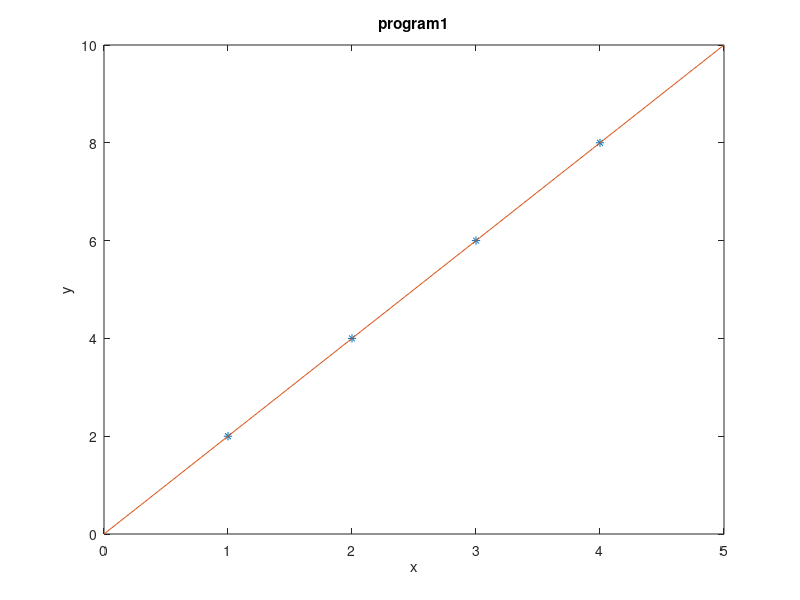

This chart was generated by the following MATLAB code:
% 1 Construct the design matrix A and the target vector B
A = [1 1; 2 1; 3 1; 4 1];
B = [2; 4; 6; 8];

% 2 Compute the normal equations: ATAx = ATb.
ATA = A.' * A;
ATb = A.' * B;

% 3 Solve for x using matrix inversion and multiplication:
% x = (ATA)^-1 ATb.
x = inv(ATA) * ATb;

% 4 Disply the results in a graph.

plot(A(:,1), B,'*');
hold on;

x_vals = linspace(0, 5, 100);
y_vals = x_vals * x(1) + x(2);
plot(x_vals, y_vals);

xlabel('x');
ylabel('y');
title('program1');

hold off;